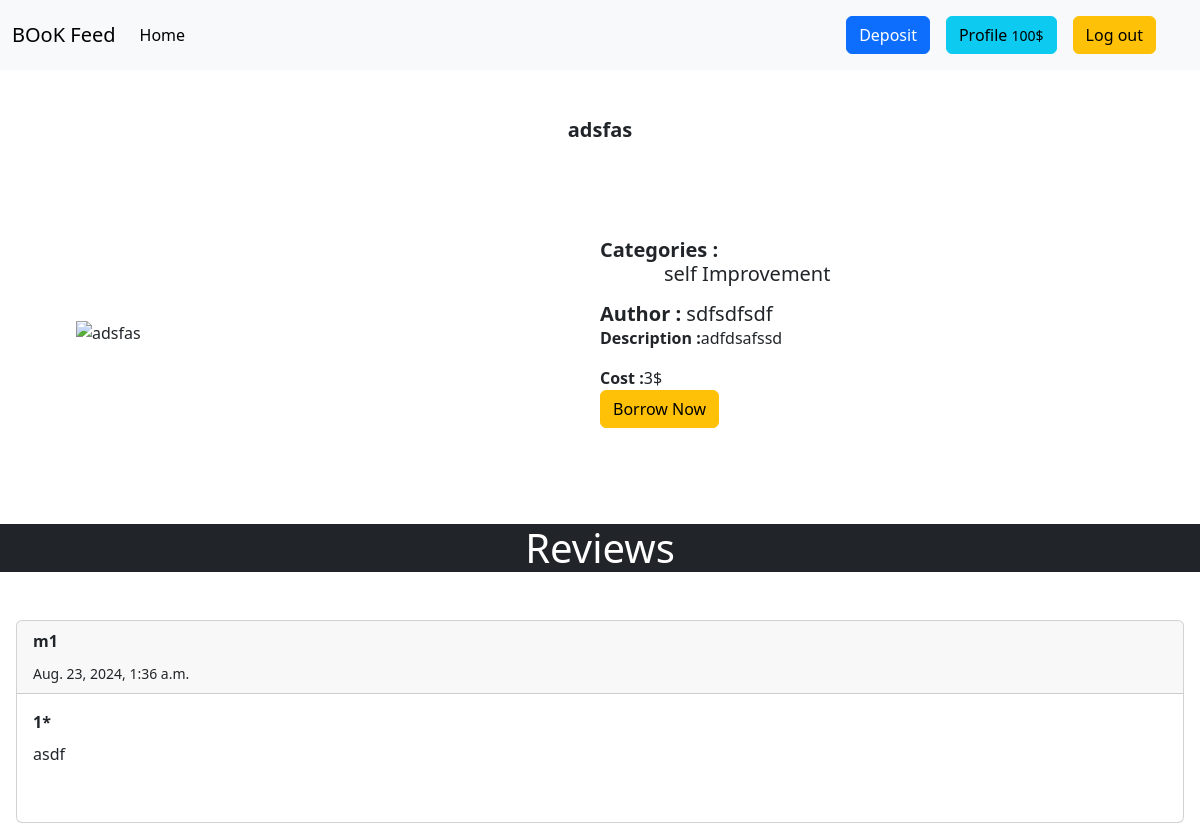
Screenshot of /books/bookdetail/1/ (signed in) with the database file from the repository.
### accounts/models.py (models this page shows, shortened)
class Account(models.Model):
    user = models.OneToOneField(User,on_delete=models.CASCADE,related_name='account')
    balance = models.IntegerField()
    borrowed_books = models.ManyToManyField(Books, related_name='borrowed_by', blank=True)
    def __str__(self):
        return self.user.username

### books/models.py (models this page shows, shortened)
class Books(models.Model):
    name = models.CharField(max_length=120)
    categories = models.ManyToManyField(Category, verbose_name='categories')
    price = models.IntegerField()
    description = models.TextField()
    author = models.CharField(max_length=120,null=True,default=None)
    image = models.URLField(verbose_name='Photo Url',null=True,default=None)

class Category(models.Model):
    name = models.CharField(max_length=120)

### review/models.py (models this page shows, shortened)
class Review(models.Model):
    account = models.ForeignKey(Account,on_delete=models.CASCADE)
    book = models.ForeignKey(Books,on_delete=models.CASCADE)
    message = models.TextField()
    rating = models.IntegerField(choices=RATING)
    time = models.DateTimeField(auto_now_add = True)

### books/views.py (the view, shortened to what this page needs)
# urls.py: path('bookdetail/<int:pk>/', BookDetail.as_view(), name='detail'),
class BookDetail(DetailView):
    model = Books
    template_name = 'books/detail.html'
    context_object_name = 'book'
    def get_context_data(self, **kwargs):
        book = self.get_object()
        context = super().get_context_data(**kwargs)
        context['comment_form'] = ReviewForm()
        context['comments'] = Review.objects.filter(book=book).order_by('-time')
        if self.request.user.is_authenticated:
            account = get_object_or_404(Account, user=self.request.user)
            transaction = TransactionReport.objects.filter(account=account, book=book, have_now=True).exists()
            context['have'] = transaction
            read = TransactionReport.objects.filter(account=account, book=book, read=True).exists()
            context['read'] = read
        else:
            context['have'] = False
            context['read'] = False
        return context

### books/templates/books/detail.html (shortened to what this page needs)
{% extends "base.html" %}
{% load crispy_forms_tags %}
{% block content %}
<h5 class="card-title text-center col-lg-12 my-5"><b>{{book.name}}</b> </h5>
<div class='col-lg-12 d-flex '>
    <div class="photo-detail" style="width: 50%; display: flex; justify-content: center; align-items: center;">
        <img src="{{book.image}}" alt="{{book.name}}" style="width: 100%; height: auto; max-width: 400px; max-height: 400px; object-fit: contain;">
    </div>
<div class="detail_info m-5 d-flex flex-wrap " style='width: 50%;'>
        <div class="card-body">
            <h5 class="card-title"><b>Categories :</b>
                    <ul class ='d-flex'>
                        {% for category in book.categories.all %}
                        <ul>{{ category.name }}</ul>
                        {% endfor %}
                    </ul>
                </h5>
            <h5 class="card-title"><b>Author :</b> {{book.author}}</h5>
            <p class="card-text"><b>Description :</b>{{book.description}} </p>
            <p class="card-text"><b>Cost :</b>{{book.price}}$  </p>
        </div>
        <div class='mt-auto col-lg-12'>
            {% if user.is_authenticated %}
            {% if have %}
            <h3>You already have this book <a href="{% url 'profile' %}" class='btn btn-primary'>Read Now</a></h3>
            {% else %}
            <form method="post" action="{% url 'borrow' book.id %}">
                <button type="submit" name="buy_form" class='btn btn-warning'>Borrow Now</button>
            </form>
            {% endif %}
            {% else %}
            <a href="{% url 'login' %}" class='btn btn-success w-100'>Log in to borrow for {{total_price}} $</a>
            {% endif %}
        </div>
    </div>
</div>
<h1  class="bg-dark text-white my-5 text-center" id='reviews'>Reviews</h1>
<div class = 'justify-content-center'>
{% for comment in comments %}
<div class="card m-3 ">
    <div class="card-header">
        <p class="card-title"><b>{{comment.account}}</b></p>
        <small class="card-text">{{comment.time }}</small>
    </div>
    <div class="card-body">
        <p class="card-title"><b>{{comment.rating}}*</b></p>
        <p class="card-text">{{comment.message}}</p>
        <br>
    </div>
</div>
{% endfor %}
</div>
{% endblock content %}

### templates/base.html (shortened to what this page needs)
<!doctype html>
<html lang="en">
<head>
    <link href="https://cdn.jsdelivr.net/npm/bootstrap@5.3.3/dist/css/bootstrap.min.css" rel="stylesheet"
>
    </head>
<body>
    <nav class="navbar navbar-expand-lg bg-body-tertiary">
        <div class="container-fluid">
            <a class="navbar-brand" href="{% url 'home' %}">BOoK Feed </a>
            <div class="collapse navbar-collapse" id="navbarSupportedContent">
                <ul class="navbar-nav me-auto mb-2 mb-lg-0">
                    <li class="nav-item">
                        <a class="nav-link active" aria-current="page" href="{% url 'home' %}">Home</a>
                    </li>
                </ul>
                <div class=" ms-auto  me-4">
                    {% if user.is_authenticated %}
                    <div class='d-flex'>
                    <a href="{% url 'deposit' %}" class="btn btn-primary m-2">Deposit</a>
                    <a href="{% url 'profile' %}" class="btn btn-info m-2">Profile <small>{{user.account.balance}}$</small></a>
                    <form action="{% url 'logout' %}" method="post">
                        <button class="btn btn-warning m-2" type='submit'>Log  out</button>
                    </form>
                    </div>
                    {% else %}
                    <a href="{% url 'registration' %}" class="btn btn-primary m-2">Sign Up</a>
                    <a href="{% url 'login' %}" class="btn btn-success m-2">Log  in</a>
                    {% endif %}
                </div>
            </div>
        </div>
    </nav>
    {% block content %}
    {% endblock content %}
</body>
</html>

### rows the page displays
Books: name "adsfas", author "sdfsdfsdf", description "adfdsafssd", price "3"
Category: name "self Improvement"
Review: account "m1", time "Aug. 23, 2024, 1:36 a.m.", rating "1", message "asdf"

### other values shown
{{ user.account.balance }} "100"
